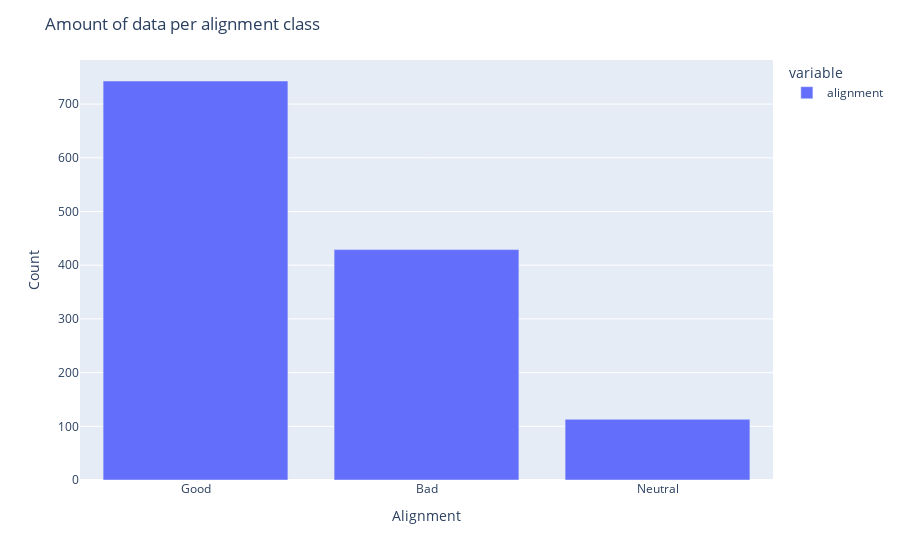

The cell this chart's notebook holds for it:
### Markdown cell above
Veamos la distribución de las categorías

### Code cell
fig = px.bar(exploration_df.alignment.value_counts())
fig.update_layout(xaxis_title="Alignment",
                  yaxis_title="Count",
                  title="Amount of data per alignment class")
fig

### Figure 1 — Plotly figure (JSON) as saved in the notebook; plotly's stock layout.template omitted (floating-point values rounded to 4 significant figures)
{"data": [{"alignmentgroup": "True", "hovertemplate": "variable=alignment<br>index=%{x}<br>value=%{y}<extra></extra>", "legendgroup": "alignment", "marker": {"color": "#636efa", "pattern": {"shape": ""}}, "name": "alignment", "offsetgroup": "alignment", "orientation": "v", "showlegend": true, "textposition": "auto", "type": "bar", "x": ["Good", "Bad", "Neutral"], "xaxis": "x", "y": [743, 429, 113], "yaxis": "y"}], "layout": {"autosize": true, "barmode": "relative", "legend": {"title": {"text": "variable"}, "tracegroupgap": 0}, "margin": {"t": 60}, "title": {"text": "Amount of data per alignment class"}, "xaxis": {"anchor": "y", "autorange": true, "domain": [0, 1], "range": [-0.5, 2.5], "title": {"text": "Alignment"}, "type": "category"}, "yaxis": {"anchor": "x", "autorange": true, "domain": [0, 1], "range": [0, 782.1], "title": {"text": "Count"}, "type": "linear"}}}
